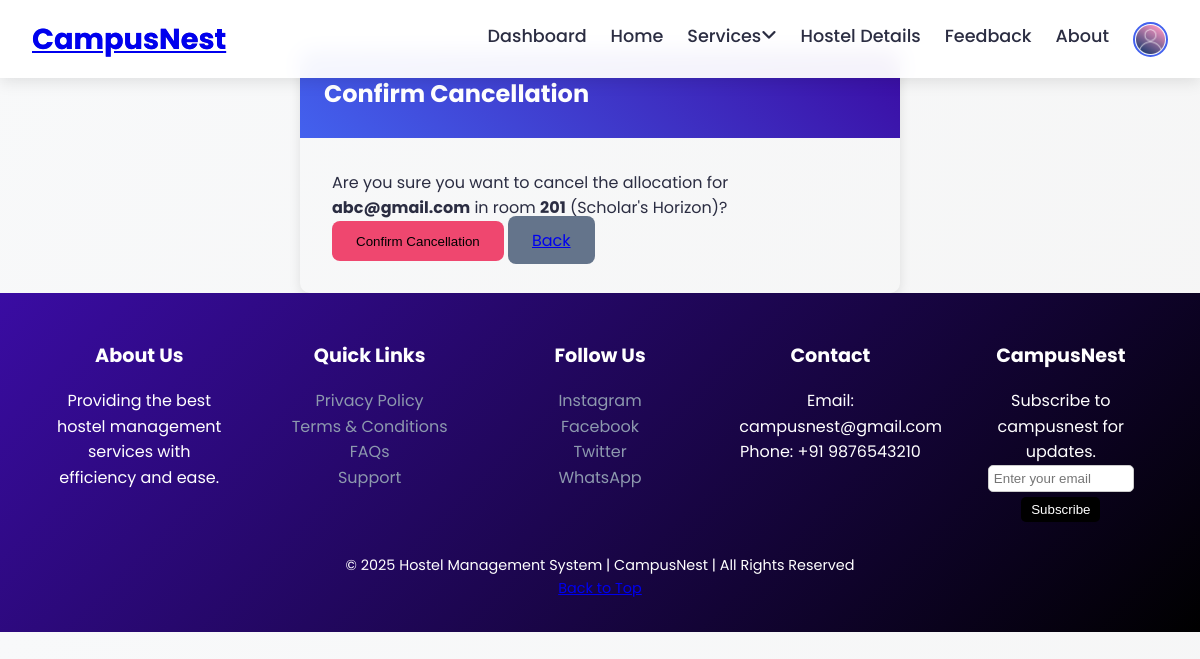
Page /allocation/cancel/1/ (signed in) on the committed database.
### Hostels/models.py (models this page shows, shortened)
class Allocation(models.Model):
    STATUS_CHOICES = (
        ('pending', 'Pending'),
        ('confirmed', 'Confirmed'),
        ('rejected', 'Rejected'),
    )
    user = models.ForeignKey(CustomUser, on_delete=models.CASCADE, related_name='allocations')
    room = models.ForeignKey(Room, on_delete=models.CASCADE, related_name='allocations')
    allocation_date = models.DateTimeField(auto_now_add=True)
    status = models.CharField(max_length=10, choices=STATUS_CHOICES, default='pending')
    created_at = models.DateTimeField(auto_now_add=True)
    updated_at = models.DateTimeField(auto_now=True)
    class Meta:
        constraints = [
            models.UniqueConstraint(
                fields=['user'],
                condition=models.Q(status__in=['pending', 'confirmed']),
                name='unique_active_allocation_per_user'
            )
        ]

class CustomUser(AbstractUser):
    username = None  # Remove username field
    email = models.EmailField(unique=True)
    roll_number = models.CharField(max_length=20, blank=True, null=True,unique=True)  # Optional field
    USERNAME_FIELD = 'email'
    REQUIRED_FIELDS = ['first_name', 'last_name']  # roll_number is optional
    objects = CustomUserManager()

class Room(models.Model):
    ROOM_TYPES = (
        ('four', '4-Sharing'),
        ('double', 'Double Sharing'),
        ('single', 'Single Seater')
    )
    AC_TYPES = (
        ('ac', 'AC'),
        ('non_ac', 'Non-AC'),
    )
    hostel = models.ForeignKey(Hostel, on_delete=models.CASCADE, related_name='rooms')
    floor = models.PositiveIntegerField()
    room_number = models.CharField(max_length=10)
    room_type = models.CharField(max_length=10, choices=ROOM_TYPES)
    ac_type = models.CharField(max_length=10, choices=AC_TYPES)
    total_beds = models.PositiveIntegerField()
    occupied_beds = models.PositiveIntegerField(default=0)
    price = models.DecimalField(max_digits=10, decimal_places=2)
    amenities = models.TextField()
    class Meta:
        constraints = [
            models.UniqueConstraint(
                fields=['hostel', 'room_number'],
                name='unique_room_per_hostel'
            )
        ]

class Hostel(models.Model):
    name = models.CharField(max_length=100)
    total_floors = models.PositiveIntegerField()
    main_image = models.ImageField(upload_to='hostels/')
    features = models.TextField(help_text="Comma-separated list of features")

### Hostels/views.py (the view, shortened to what this page needs)
# urls.py: path('allocation/cancel/<int:allocation_id>/', views.cancel_allocation, name='cancel_allocation'),
@login_required
def cancel_allocation(request, allocation_id):
    if not request.user.is_staff:
        messages.error(request, "You don't have permission to cancel allocations.")
        return redirect('index')
    allocation = get_object_or_404(Allocation, id=allocation_id)
    if allocation.status == 'cancelled':
        messages.error(request, "This allocation is already cancelled.")
        return redirect('admin_dashboard')
    return render(request, 'Rooms_confirm_cancel.html', {
        'allocation': allocation,
    })

### Hostels/templates/Rooms_confirm_cancel.html (shortened to what this page needs)
{% extends 'Rooms_base.html' %}
{% load static %}
{% block content %}
<div class="container mt-5">
    <div class="card">
        <div class="card-header">
            <h2>Confirm Cancellation</h2>
        </div>
        <div class="card-body">
            <p>Are you sure you want to cancel the allocation for <strong>{{ allocation.user.email }}</strong> in room <strong>{{ allocation.room.room_number }}</strong> ({{ allocation.room.hostel.name }})?</p>
            <form method="POST">
                <button type="submit" class="btn btn-danger">Confirm Cancellation</button>
                <a href="{% url 'admin_dashboard' %}?tab=allocations" class="btn btn-secondary">Back</a>
            </form>
        </div>
    </div>
</div>
{% endblock %}

### Hostels/static/css/Rooms_base.css (style rules this page uses)
:root { --primary: #4361ee; --secondary: #3a0ca3; --accent: #f72585; --success: #4CAF50; --warning: #FFD700; --danger: #d9534f; --text-dark: #2b2d42; --text-light: #8d99ae; --white: #ffffff; --light-bg: #f8f9fa; --shadow: 0 4px 15px rgba(0, 0, 0, 0.1); --shadow-hover: 0 8px 25px rgba(0, 0, 0, 0.2); --transition: all 0.3s ease; }
* { margin: 0; padding: 0; box-sizing: border-box; }
body { font-family: 'Poppins', sans-serif; background: linear-gradient(135deg, var(--light-bg), #f5f5f5); color: var(--text-dark); line-height: 1.6; }
h1, h2, h3, h4, h5 { font-weight: 700; }

### Hostels/templates/Rooms_confirm_cancel.html (style rules this page uses)
.container { max-width: 600px; margin: auto; }
.card { border-radius: 10px; box-shadow: 0 4px 12px rgba(0, 0, 0, 0.1); }
.card-header { background: linear-gradient(45deg, #4361ee, #3a0ca3); color: white; border-radius: 10px 10px 0 0; padding: 1.5rem; }
.card-body { padding: 2rem; }
.btn-danger { background: #ef476f; border: none; padding: 0.8rem 1.5rem; border-radius: 8px; }
.btn-secondary { background: #64748b; border: none; padding: 0.8rem 1.5rem; border-radius: 8px; }

### rows in the picture
Allocation: user.email "abc@gmail.com", room.room_number "201", room.hostel.name "Scholar's Horizon"
